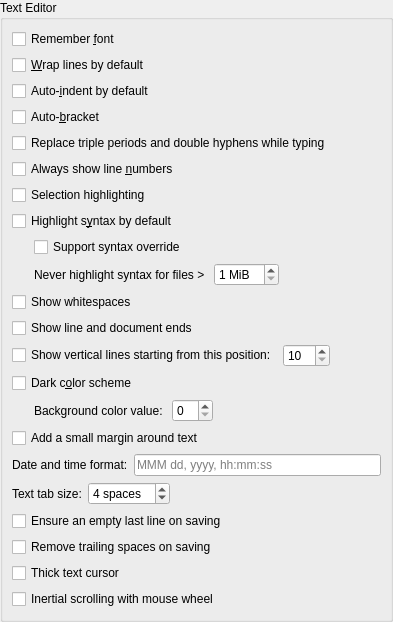
         <widget class="QWidget" name="scrollAreaWidgetContents">
          <property name="geometry">
           <rect>
            <x>0</x>
            <y>0</y>
            <width>393</width>
            <height>522</height>
           </rect>
          </property>
          <layout class="QVBoxLayout" name="verticalLayout_2">
           <property name="spacing">
            <number>0</number>
           </property>
           <property name="leftMargin">
            <number>0</number>
           </property>
           <property name="topMargin">
            <number>0</number>
           </property>
           <property name="rightMargin">
            <number>0</number>
           </property>
           <property name="bottomMargin">
            <number>0</number>
           </property>
           <item>
            <widget class="QGroupBox" name="textGoupBox">
             <property name="title">
              <string>Text Editor</string>
             </property>
             <layout class="QVBoxLayout" name="verticalLayout_3">
              <item>
               <widget class="QCheckBox" name="fontBox">
                <property name="toolTip">
                 <string>Uncheck for Monospace.</string>
                </property>
                <property name="text">
                 <string>Remember &amp;font</string>
                </property>
               </widget>
              </item>
              <item>
               <widget class="QCheckBox" name="wrapBox">
                <property name="text">
                 <string>&amp;Wrap lines by default</string>
                </property>
               </widget>
              </item>
              <item>
               <widget class="QCheckBox" name="indentBox">
                <property name="text">
                 <string>Auto-&amp;indent by default</string>
                </property>
               </widget>
              </item>
              <item>
               <widget class="QCheckBox" name="autoBracketBox">
                <property name="toolTip">
                 <string>This covers parentheses, braces, brackets and quotes.</string>
                </property>
                <property name="text">
                 <string>Auto-&amp;bracket</string>
                </property>
               </widget>
              </item>
              <item>
               <widget class="QCheckBox" name="autoReplaceBox">
                <property name="toolTip">
                 <string>By default, a triple period is replaced with an ellipsis
and a double hyphen with a long dash while typing,
under proper circumstances.</string>
                </property>
                <property name="text">
                 <string>Replace triple periods and double hyphens while typing</string>
                </property>
               </widget>
              </item>
              <item>
               <widget class="QCheckBox" name="lineBox">
                <property name="text">
                 <string>Always show line &amp;numbers</string>
                </property>
               </widget>
              </item>
              <item>
               <widget class="QCheckBox" name="selHighlightBox">
                <property name="toolTip">
                 <string>Highlight case-sensitive and whole matches
of the selected text.</string>
                </property>
                <property name="text">
                 <string>Selection highlighting</string>
                </property>
               </widget>
              </item>
              <item>
               <widget class="QCheckBox" name="syntaxBox">
                <property name="text">
                 <string>Highlight s&amp;yntax by default</string>
                </property>
               </widget>
              </item>
              <item>
               <layout class="QHBoxLayout" name="horizontalLayout_4">
                <item>
                 <spacer name="horizontalSpacer_4">
                  <property name="orientation">
                   <enum>Qt::Horizontal</enum>
                  </property>
                  <property name="sizeType">
                   <enum>QSizePolicy::Fixed</enum>
                  </property>
                  <property name="sizeHint" stdset="0">
                   <size>
                    <width>22</width>
                    <height>5</height>
                   </size>
                  </property>
                 </spacer>
                </item>
                <item>
                 <widget class="QCheckBox" name="enforceSyntaxBox">
                  <property name="toolTip">
                   <string>This creates a menu button on the
status bar for changing the syntax.</string>
                  </property>
                  <property name="text">
                   <string>Support syntax override</string>
                  </property>
                 </widget>
                </item>
               </layout>
              </item>
              <item>
               <layout class="QHBoxLayout" name="horizontalLayout_5">
                <item>
                 <spacer name="horizontalSpacer_5">
                  <property name="orientation">
                   <enum>Qt::Horizontal</enum>
                  </property>
                  <property name="sizeType">
                   <enum>QSizePolicy::Fixed</enum>
                  </property>
                  <property name="sizeHint" stdset="0">
                   <size>
                    <width>22</width>
                    <height>5</height>
                   </size>
                  </property>
                 </spacer>
                </item>
                <item>
                 <widget class="QLabel" name="label">
                  <property name="text">
                   <string>Never highlight syntax for files &gt; </string>
                  </property>
                 </widget>
                </item>
                <item>
                 <widget class="QSpinBox" name="spinBox">
                  <property name="suffix">
                   <string> MiB</string>
                  </property>
                  <property name="minimum">
                   <number>1</number>
                  </property>
                  <property name="maximum">
                   <number>10</number>
                  </property>
                 </widget>
                </item>
                <item>
                 <spacer name="horizontalSpacer_6">
                  <property name="orientation">
                   <enum>Qt::Horizontal</enum>
                  </property>
                  <property name="sizeType">
                   <enum>QSizePolicy::MinimumExpanding</enum>
                  </property>
                  <property name="sizeHint" stdset="0">
                   <size>
                    <width>5</width>
                    <height>5</height>
                   </size>
                  </property>
                 </spacer>
                </item>
               </layout>
              </item>
              <item>
               <widget class="QCheckBox" name="whiteSpaceBox">
                <property name="toolTip">
                 <string>Show spaces, tabs and tab lines
when the syntax is highlighted.</string>
                </property>
                <property name="text">
                 <string>Show whitespaces</string>
                </property>
               </widget>
              </item>
              <item>
               <widget class="QCheckBox" name="endingsBox">
                <property name="text">
                 <string>Show line and document ends</string>
                </property>
               </widget>
              </item>
              <item>
               <layout class="QHBoxLayout" name="horizontalLayout_6">
                <item>
                 <widget class="QCheckBox" name="vLineBox">
                  <property name="toolTip">
                   <string>The vertical position lines will be drawn only if
the editor font has a fixed pitch (like Monospace).</string>
                  </property>
                  <property name="text">
                   <string>Show vertical lines starting from this position:</string>
                  </property>
                 </widget>
                </item>
                <item>
                 <widget class="QSpinBox" name="vLineSpin">
                  <property name="toolTip">
                   <string>The vertical position lines will be drawn only if
the editor font has a fixed pitch (like Monospace).</string>
                  </property>
                  <property name="minimum">
                   <number>10</number>
                  </property>
                  <property name="maximum">
                   <number>999</number>
                  </property>
                 </widget>
                </item>
                <item>
                 <spacer name="horizontalSpacer_7">
                  <property name="orientation">
                   <enum>Qt::Horizontal</enum>
                  </property>
                  <property name="sizeType">
                   <enum>QSizePolicy::MinimumExpanding</enum>
                  </property>
                  <property name="sizeHint" stdset="0">
                   <size>
                    <width>5</width>
                    <height>5</height>
                   </size>
                  </property>
                 </spacer>
                </item>
               </layout>
              </item>
              <item>
               <widget class="QCheckBox" name="colBox">
                <property name="toolTip">
                 <string>Needs window reopening to take effect.</string>
                </property>
                <property name="text">
                 <string>Dark c&amp;olor scheme</string>
                </property>
               </widget>
              </item>
              <item>
               <layout class="QHBoxLayout" name="horizontalLayout_7">
                <item>
                 <spacer name="horizontalSpacer_8">
                  <property name="orientation">
                   <enum>Qt::Horizontal</enum>
                  </property>
                  <property name="sizeType">
                   <enum>QSizePolicy::Fixed</enum>
                  </property>
                  <property name="sizeHint" stdset="0">
                   <size>
                    <width>22</width>
                    <height>5</height>
                   </size>
                  </property>
                 </spacer>
                </item>
                <item>
                 <widget class="QLabel" name="colorValueLabel">
                  <property name="toolTip">
                   <string>The color value of the background.
255 means white while 0 means black.

For the light background, it can be
between 230 and 255; for the dark
background, between 0 and 50.

Needs window reopening to take effect.</string>
                  </property>
                  <property name="text">
                   <string>Background color value: </string>
                  </property>
                 </widget>
                </item>
                <item>
                 <widget class="QSpinBox" name="colorValueSpin">
                  <property name="toolTip">
                   <string>The color value of the background.
255 means white while 0 means black.

For the light background, it can be
between 230 and 255; for the dark
background, between 0 and 50.

Needs window reopening to take effect.</string>
                  </property>
                 </widget>
                </item>
                <item>
                 <spacer name="horizontalSpacer_9">
                  <property name="orientation">
                   <enum>Qt::Horizontal</enum>
                  </property>
                  <property name="sizeType">
                   <enum>QSizePolicy::MinimumExpanding</enum>
                  </property>
                  <property name="sizeHint" stdset="0">
                   <size>
                    <width>5</width>
                    <height>5</height>
                   </size>
                  </property>
                 </spacer>
                </item>
               </layout>
              </item>
              <item>
               <widget class="QCheckBox" name="marginBox">
                <property name="text">
                 <string>Add a small margin around text</string>
                </property>
               </widget>
              </item>
              <item>
               <layout class="QHBoxLayout" name="horizontalLayout_8">
                <item>
                 <widget class="QLabel" name="dateLabel">
                  <property name="toolTip">
                   <string>Used for pasting the date and time.
Leave empty for the system default.

Takes effect after closing this dialog.</string>
                  </property>
                  <property name="text">
                   <string>Date and time format:</string>
                  </property>
                 </widget>
                </item>
                <item>
                 <widget class="QLineEdit" name="dateEdit">
                  <property name="toolTip">
                   <string>Used for pasting the date and time.
Leave empty for the system default.

Takes effect after closing this dialog.</string>
                  </property>
                  <property name="placeholderText">
                   <string notr="true">MMM dd, yyyy, hh:mm:ss</string>
                  </property>
                  <property name="clearButtonEnabled">
                   <bool>true</bool>
                  </property>
                 </widget>
                </item>
               </layout>
              </item>
              <item>
               <layout class="QHBoxLayout" name="horizontalLayout_9">
                <item>
                 <widget class="QLabel" name="textTabLabel">
                  <property name="text">
                   <string>Text tab size:</string>
                  </property>
                 </widget>
                </item>
                <item>
                 <widget class="QSpinBox" name="textTabSpin">
                  <property name="suffix">
                   <string> spaces</string>
                  </property>
                  <property name="minimum">
                   <number>2</number>
                  </property>
                  <property name="maximum">
                   <number>10</number>
                  </property>
                  <property name="value">
                   <number>4</number>
                  </property>
                 </widget>
                </item>
                <item>
                 <spacer name="horizontalSpacer_10">
                  <property name="orientation">
                   <enum>Qt::Horizontal</enum>
                  </property>
                  <property name="sizeType">
                   <enum>QSizePolicy::Expanding</enum>
                  </property>
                  <property name="sizeHint" stdset="0">
                   <size>
                    <width>5</width>
                    <height>5</height>
                   </size>
                  </property>
                 </spacer>
                </item>
               </layout>
              </item>
              <item>
               <widget class="QCheckBox" name="lastLineBox">
                <property name="toolTip">
                 <string>Some text editors cannot open a document
whose last line is not empty.</string>
                </property>
                <property name="text">
                 <string>Ensure an empty last line on saving</string>
                </property>
               </widget>
              </item>
              <item>
               <widget class="QCheckBox" name="trailingSpacesBox">
                <property name="text">
                 <string>Remove trailing spaces on saving</string>
                </property>
               </widget>
              </item>
              <item>
               <widget class="QCheckBox" name="thickCursorBox">
                <property name="text">
                 <string>Thick text cursor</string>
                </property>
               </widget>
              </item>
              <item>
               <widget class="QCheckBox" name="inertiaBox">
                <property name="toolTip">
                 <string>Should the mouse wheel scrolling be inertial
if the cursor is inside the text view?</string>
                </property>
                <property name="text">
                 <string>Inertial scrolling with mouse wheel</string>
                </property>
               </widget>
              </item>
              <item>
               <spacer name="verticalSpacer_1">
                <property name="orientation">
                 <enum>Qt::Vertical</enum>
                </property>
                <property name="sizeType">
                 <enum>QSizePolicy::MinimumExpanding</enum>
                </property>
                <property name="sizeHint" stdset="0">
                 <size>
                  <width>5</width>
                  <height>1</height>
                 </size>
                </property>
               </spacer>
              </item>
             </layout>
            </widget>
           </item>
          </layout>
         </widget>
